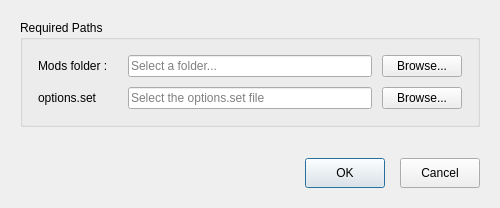
<?xml version="1.0" encoding="UTF-8"?>
<ui version="4.0">
    <class>PreferencesDialog</class>
    <widget class="QDialog" name="PreferencesDialog">
        <property name="geometry">
            <rect>
                <x>0</x>
                <y>0</y>
                <width>500</width>
                <height>208</height>
            </rect>
        </property>
        <property name="windowTitle">
            <string>Preferences</string>
        </property>
        <property name="modal">
            <bool>true</bool>
        </property>
        <layout class="QVBoxLayout" name="verticalLayout">
            <property name="spacing">
                <number>15</number>
            </property>
            <property name="margin" stdset="0">
                <number>20</number>
            </property>
            <item>
                <widget class="QGroupBox" name="pathGroupBox">
                    <property name="title">
                        <string>Required Paths</string>
                    </property>
                    <layout class="QGridLayout" name="gridLayout">
                        <property name="margin" stdset="0">
                            <number>15</number>
                        </property>
                        <property name="spacing">
                            <number>10</number>
                        </property>
                        <item row="0" column="0">
                            <widget class="QLabel" name="folderLabel">
                                <property name="minimumSize">
                                    <size>
                                        <width>80</width>
                                        <height>0</height>
                                    </size>
                                </property>
                                <property name="text">
                                    <string>Mods folder :</string>
                                </property>
                            </widget>
                        </item>
                        <item row="0" column="1">
                            <widget class="QLineEdit" name="folderLineEdit">
                                <property name="readOnly">
                                    <bool>true</bool>
                                </property>
                                <property name="placeholderText">
                                    <string>Select a folder...</string>
                                </property>
                            </widget>
                        </item>
                        <item row="0" column="2">
                            <widget class="QPushButton" name="folderBrowseButton">
                                <property name="maximumSize">
                                    <size>
                                        <width>100</width>
                                        <height>16777215</height>
                                    </size>
                                </property>
                                <property name="text">
                                    <string>Browse...</string>
                                </property>
                            </widget>
                        </item>
                        <item row="1" column="0">
                            <widget class="QLabel" name="fileLabel">
                                <property name="minimumSize">
                                    <size>
                                        <width>80</width>
                                        <height>0</height>
                                    </size>
                                </property>
                                <property name="text">
                                    <string>options.set</string>
                                </property>
                            </widget>
                        </item>
                        <item row="1" column="1">
                            <widget class="QLineEdit" name="fileLineEdit">
                                <property name="readOnly">
                                    <bool>true</bool>
                                </property>
                                <property name="placeholderText">
                                    <string>Select the options.set file</string>
                                </property>
                            </widget>
                        </item>
                        <item row="1" column="2">
                            <widget class="QPushButton" name="fileBrowseButton">
                                <property name="maximumSize">
                                    <size>
                                        <width>100</width>
                                        <height>16777215</height>
                                    </size>
                                </property>
                                <property name="text">
                                    <string>Browse...</string>
                                </property>
                            </widget>
                        </item>
                    </layout>
                </widget>
            </item>
            <item>
                <spacer name="verticalSpacer">
                    <property name="orientation">
                        <enum>Qt::Orientation::Vertical</enum>
                    </property>
                    <property name="sizeHint" stdset="0">
                        <size>
                            <width>20</width>
                            <height>40</height>
                        </size>
                    </property>
                </spacer>
            </item>
            <item>
                <layout class="QHBoxLayout" name="buttonLayout">
                    <item>
                        <spacer name="horizontalSpacer">
                            <property name="orientation">
                                <enum>Qt::Orientation::Horizontal</enum>
                            </property>
                            <property name="sizeHint" stdset="0">
                                <size>
                                    <width>40</width>
                                    <height>20</height>
                                </size>
                            </property>
                        </spacer>
                    </item>
                    <item>
                        <widget class="QPushButton" name="okButton">
                            <property name="minimumSize">
                                <size>
                                    <width>80</width>
                                    <height>30</height>
                                </size>
                            </property>
                            <property name="text">
                                <string>OK</string>
                            </property>
                            <property name="default">
                                <bool>true</bool>
                            </property>
                        </widget>
                    </item>
                    <item>
                        <widget class="QPushButton" name="cancelButton">
                            <property name="minimumSize">
                                <size>
                                    <width>80</width>
                                    <height>30</height>
                                </size>
                            </property>
                            <property name="text">
                                <string>Cancel</string>
                            </property>
                        </widget>
                    </item>
                </layout>
            </item>
        </layout>
    </widget>
    <resources/>
    <connections>
        <connection>
            <sender>okButton</sender>
            <signal>clicked()</signal>
            <receiver>PreferencesDialog</receiver>
            <slot>accept()</slot>
            <hints>
                <hint type="sourcelabel">
                    <x>430</x>
                    <y>170</y>
                </hint>
                <hint type="destinationlabel">
                    <x>250</x>
                    <y>100</y>
                </hint>
            </hints>
        </connection>
        <connection>
            <sender>cancelButton</sender>
            <signal>clicked()</signal>
            <receiver>PreferencesDialog</receiver>
            <slot>reject()</slot>
            <hints>
                <hint type="sourcelabel">
                    <x>480</x>
                    <y>170</y>
                </hint>
                <hint type="destinationlabel">
                    <x>250</x>
                    <y>100</y>
                </hint>
            </hints>
        </connection>
    </connections>
</ui>
